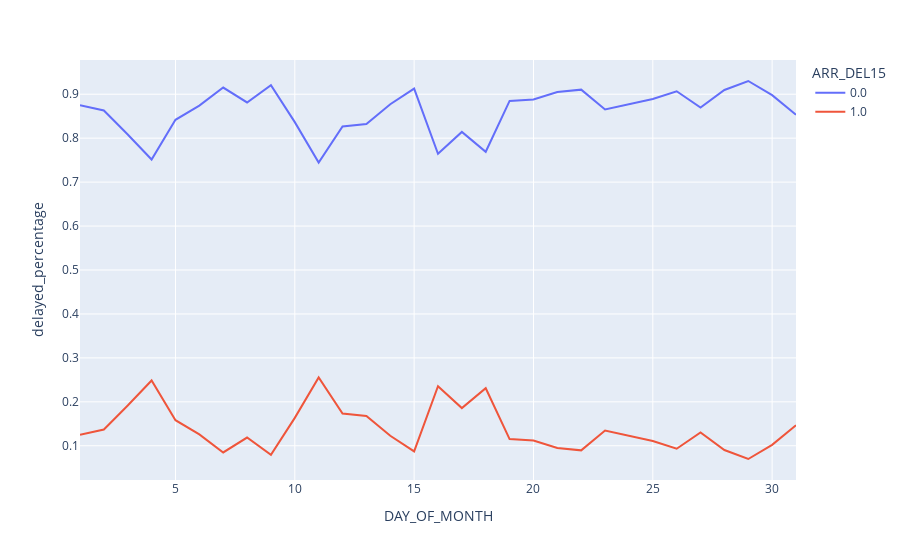

Notebook code for this chart:
### Markdown cell above
There seems to be a weekly effect, delays spikes up every 7 days

### Code cell
import plotly.express as px
fig = px.line(df_day_of_month, x='DAY_OF_MONTH', y='delayed_percentage', color='ARR_DEL15')
fig.show()

### Figure 1 — Plotly figure (JSON) as saved in the notebook; plotly's stock layout.template omitted (floating-point values rounded to 4 significant figures)
{"data": [{"hovertemplate": "ARR_DEL15=0.0<br>DAY_OF_MONTH=%{x}<br>delayed_percentage=%{y}<extra></extra>", "legendgroup": "0.0", "line": {"color": "#636efa", "dash": "solid"}, "marker": {"symbol": "circle"}, "mode": "lines", "name": "0.0", "orientation": "v", "showlegend": true, "type": "scatter", "x": [1, 2, 3, 4, 5, 6, 7, 8, 9, 10, 11, 12, 13, 14, 15, 16, 17, 18, 19, 20, 21, 22, 23, 24, 25, 26, 27, 28, 29, 30, 31], "xaxis": "x", "y": [0.8748, 0.8631, 0.8085, 0.7513, 0.8418, 0.8741, 0.9152, 0.8813, 0.9207, 0.8365, 0.7445, 0.8266, 0.8323, 0.8773, 0.9128, 0.7644, 0.8142, 0.769, 0.8848, 0.8882, 0.9052, 0.9104, 0.8654, 0.877, 0.8893, 0.9068, 0.8696, 0.9096, 0.9301, 0.8978, 0.8534], "yaxis": "y"}, {"hovertemplate": "ARR_DEL15=1.0<br>DAY_OF_MONTH=%{x}<br>delayed_percentage=%{y}<extra></extra>", "legendgroup": "1.0", "line": {"color": "#EF553B", "dash": "solid"}, "marker": {"symbol": "circle"}, "mode": "lines", "name": "1.0", "orientation": "v", "showlegend": true, "type": "scatter", "x": [1, 2, 3, 4, 5, 6, 7, 8, 9, 10, 11, 12, 13, 14, 15, 16, 17, 18, 19, 20, 21, 22, 23, 24, 25, 26, 27, 28, 29, 30, 31], "xaxis": "x", "y": [0.1252, 0.1369, 0.1915, 0.2487, 0.1582, 0.1259, 0.08482, 0.1187, 0.0793, 0.1635, 0.2555, 0.1734, 0.1677, 0.1227, 0.08721, 0.2356, 0.1858, 0.231, 0.1152, 0.1118, 0.09477, 0.08959, 0.1346, 0.123, 0.1107, 0.09322, 0.1304, 0.09039, 0.0699, 0.1022, 0.1466], "yaxis": "y"}], "layout": {"legend": {"title": {"text": "ARR_DEL15"}, "tracegroupgap": 0}, "margin": {"t": 60}, "xaxis": {"anchor": "y", "domain": [0, 1], "title": {"text": "DAY_OF_MONTH"}}, "yaxis": {"anchor": "x", "domain": [0, 1], "title": {"text": "delayed_percentage"}}}}
